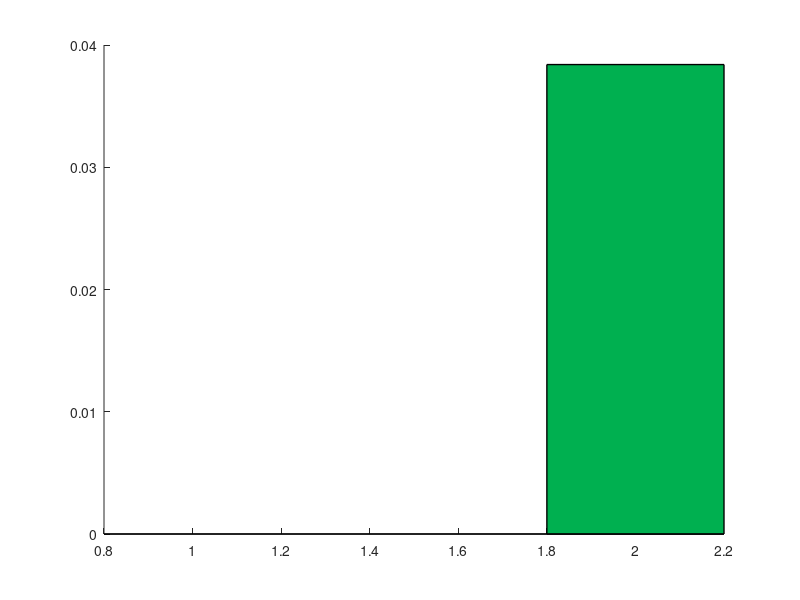

MATLAB code to generate this figure: (Note: this script raises an error after producing the figure.)
%Plots mNG control data as bar plot 

clc;clear;close all;
%% mNG bars
series1 = -[0.3095; 0.3095]+0.3095;
series1error = [.0017 0];
series2 = -[0.3095; 0.2711]+0.3095;
series2error = [0 .0043];
labels = {'mNG','mNG-mNG'};
s1vals = -[0.3109    0.3076    0.3101]+.3095;
s2vals = -[0.2733    0.2661    0.2738]+.3095;

c1 = [0 176 80]/255; c2 = [0 .6 0];c3 = [0 0 0];
figure('Name','1C','IntegerHandle','off','Units', 'inches', 'Position', [0 0 8 3.5]); hold on;
b1 = bar(series1,.4,'FaceColor',c1,'EdgeColor',c3,'LineWidth',1,'BaseValue',0);
b2 = bar(series2,0.4,'FaceColor',c1,'EdgeColor',c3,'LineWidth',1,'BaseValue',0);

nbars = size(series1, 2);
x = [];
for i = 1:nbars
    x = [x ; b1(i).XEndPoints];
end
errorbar(x',series1,series1error,'k','linestyle','none','LineWidth',1,'CapSize',5)

nbars = size(series2, 2);
x = [];
for i = 1:nbars
    x = [x ; b2(i).XEndPoints];
end
errorbar(x',series2,series2error,'k','linestyle','none','LineWidth',1,'CapSize',5)

set(gca, 'XTick', 1:2, 'XTickLabel', labels);

scatter([.9 1 1.1 1.9 2 2.1],[s1vals s2vals],20,'k','MarkerFaceColor','k') 

pbaspect([1,1,1]);
set(gca, 'YGrid', 'on', 'XGrid', 'off'); box on;
set(gca,'LineWidth',2,'FontSize',16,'FontName','Arial')
ylim([-.01 .05]);xlim([.5 2.5])
set(gca,'YTick',[0.00:0.02:.04])
ylabel('-\Delta\itr','FontSize',16,'FontName','Arial')
xlabel('  ','Color',[1 1 1])